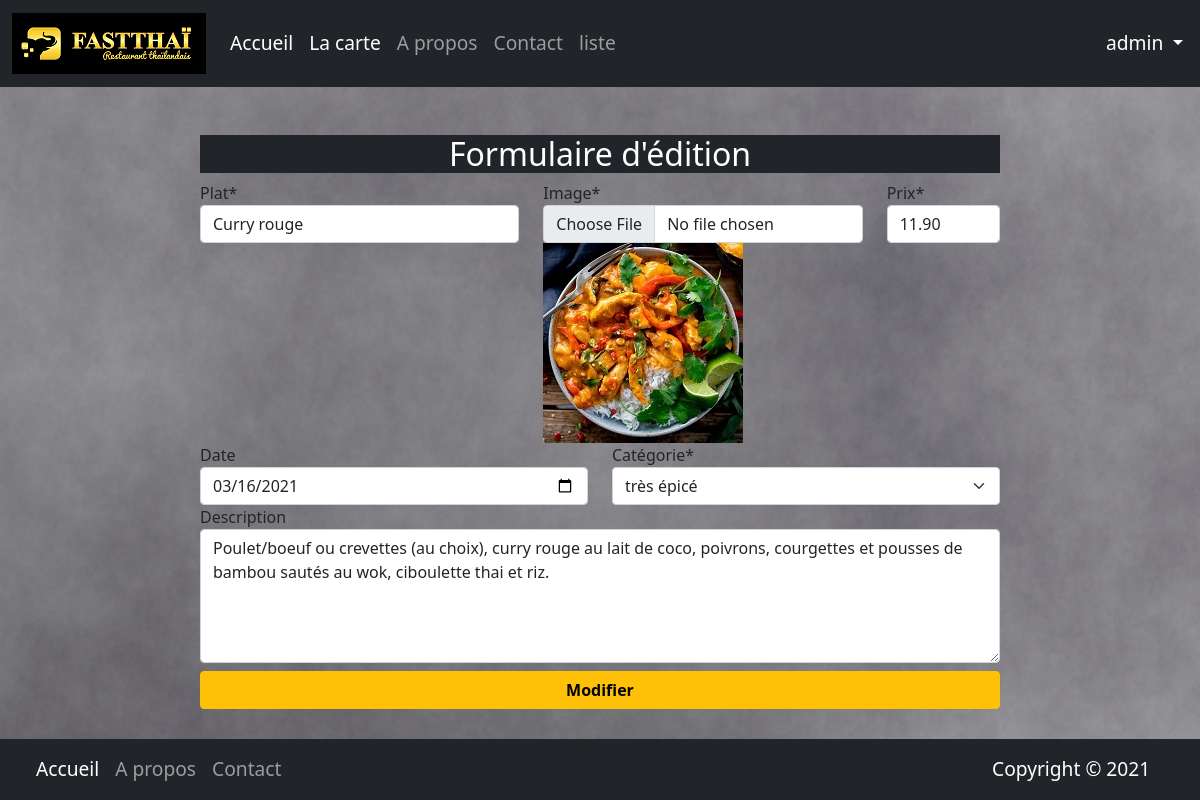
Screenshot of /admin/editer.php?id=5 (signed in) with the database file from the repository.
### tables this page shows
CREATE TABLE `plat` (
  `id_plat` int(11) NOT NULL,
  `nom_plat` varchar(50) NOT NULL,
  `image` varchar(50) NOT NULL,
  `description` text NOT NULL,
  `prix` float(10,2) NOT NULL,
  `created` date NOT NULL,
  `id_type` int(11) NOT NULL
);

CREATE TABLE `category` (
  `id_category` int(11) NOT NULL,
  `type` varchar(50) NOT NULL
);

### admin/editer.php (the view, shortened to what this page needs)
<?php
require_once('../connect.php');
if(isset($_GET['id']) && $_GET['id'] <= 1000 && filter_var($_GET['id'], FILTER_VALIDATE_INT)){
    $id = htmlspecialchars(addslashes($_GET['id']));
    $sql = "SELECT * FROM plat p
            INNER JOIN category c
            ON p.id_type = c.id_category
            WHERE p.id_plat = '$id'";
    $result = mysqli_query($connexion, $sql);
    if(mysqli_num_rows($result) > 0){
        $data = mysqli_fetch_assoc($result);
    }
}
 require_once('../partials/header.inc');
?>
<div class="offset-2 col-8 mt-5">
    <h1 class="bg-dark text-center text-white h2">Formulaire d'édition</h1>
    <form action="<?=$_SERVER['PHP_SELF'];?>" method="post" enctype="multipart/form-data">
        <div class="row">
            <div class="col-5">
                <label for="nom_plat">Plat*</label>
                <input type="text" class="form-control" id="nom_plat" name="nom_plat" value="<?=$data['nom_plat'];?>">
            </div>
            <div class="col-5">
                <label for="image">Image*</label>
                <input type="file" class="form-control" id="image" name="image">
                <img src="../assets/images/<?=$data['image'];?>" alt="" width="200">
            </div>
            <div class="col-2">
                <label for="prix">Prix*</label>
                <input type="number" class="form-control" id="prix" name="prix" value="<?=$data['prix'];?>">
            </div>
        </div>
        <div class="row">
            <div class="col">
                <label for="created">Date</label>
                <input type="date" class="form-control" id="created" value="<?=$data['created'];?>" name="created">
            </div>
            <div class="col">
                <label for="type">Catégorie*</label>
                <select class="form-select" id="type" name="type">
                    <option value="<?=$data['id_type'];?>">
                        <?=$data['type'];?>
                    </option>
                </select>
            </div>
        </div>
        <div class="row">
            <div class="col mb-2">
                <label for="description">Description</label>
                <textarea class="form-control" id="description" name="description" rows="5"
                    placeholder="Entrez la description svp"><?=$data['description'];?></textarea>
            </div>
        </div>
        <button type="submit" class="btn btn-warning col-12" name="soumis"><strong>Modifier</strong> </button>
    </form>
    <p class="text-right "><a href="liste.php"><i class="far fa-hand-point-left text-dark mt-5"></i></a> </p>
</div>
<?php require_once('../partials/footer.inc');?>

### rows the page displays
plat: nom_plat "Curry rouge", image (picture), prix "11.90", created "03/16/2021", type "très épicé", description "Poulet/boeuf ou crevettes (au choix), curry rouge au lait de coco, poivrons, courgettes et pousses de bambou sautés au wok, ciboulette thai et riz."

### other values shown
$_SESSION['auth']['login'] "admin"
